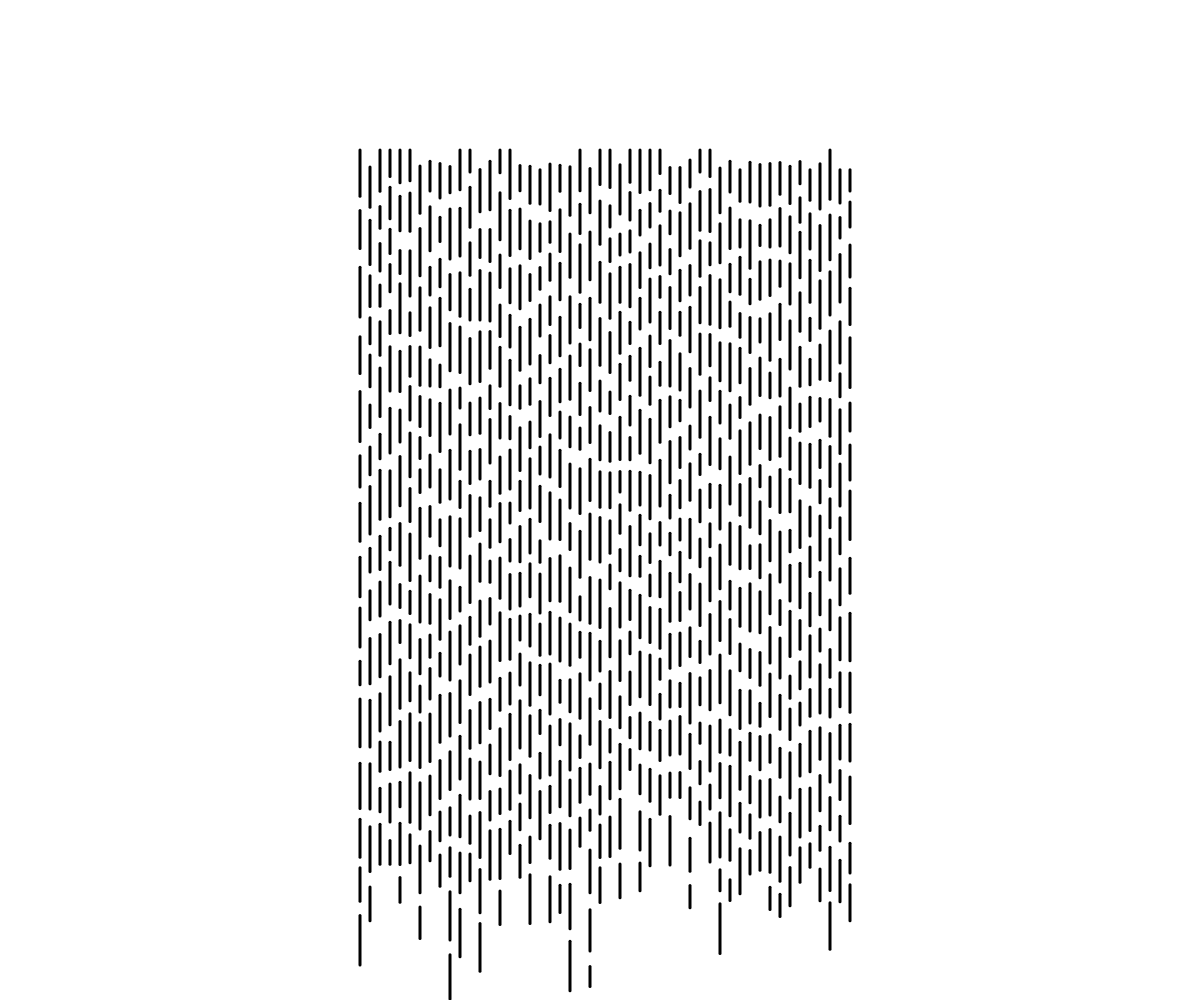
Frame 1 (no input)
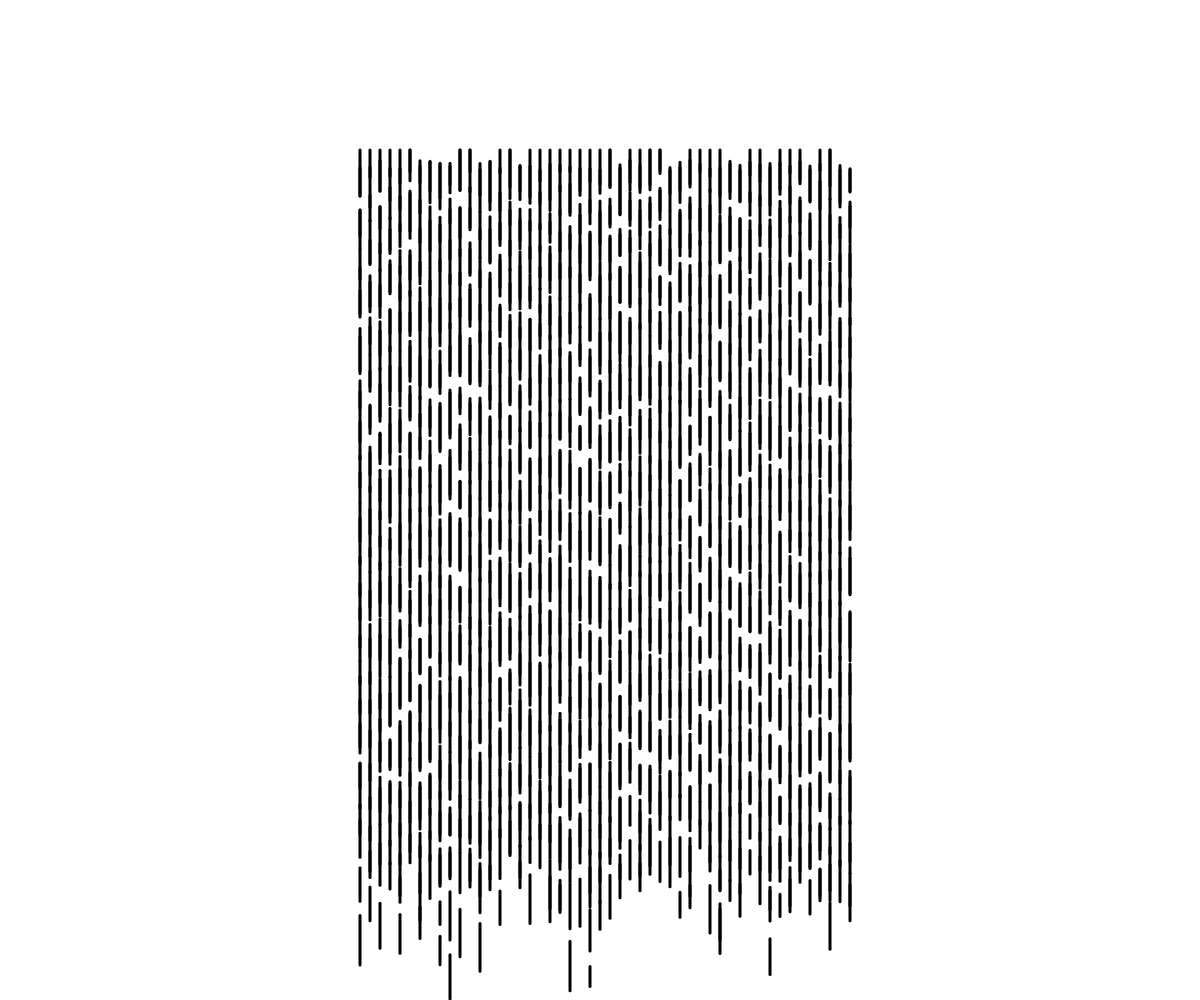
Frame 2 (the mouse pressed at the canvas centre, redrawn once)

The p5.js sketch that drew these frames (run headless with seeded random() and noise() and a simulated clock; the mouse was pressed at the canvas centre and the sketch redrawn once):

// p5.js sketch
// ── sketch.js
"use strict";
// SKETCH: constant-lines
function drawShape(ps) {
    beginShape();
    ps.forEach(function (p) { return vertex(p.x, p.y); });
    endShape(CLOSE);
}
function drawRect(r) {
    rect(r.x, r.y, r.w, r.h);
}
// generate n random intervals that have the given length
function randomSegments(n, min, max, gapmin, gapmax) {
    var segments = [];
    var x = 0;
    var addInterval = function () {
        var len = (Math.random() * (max - min)) + min;
        segments.push({ start: x, end: x + len });
        x += len;
    };
    var addGap = function () {
        x += (Math.random() * (gapmax - gapmin)) + gapmin;
    };
    if (Math.random() > 0.5) {
        addGap();
    }
    for (var i = 0; i < n; i++) {
        addInterval();
        addGap();
    }
    return segments;
}
function setup() {
    createCanvas(windowWidth, windowHeight);
    strokeWeight(3);
    noLoop();
}
var ITERATIONS = 10;
var X_PADDING = 250;
var Y_PADDING = 250;
function draw() {
    var makeSegments = function () { return randomSegments(15, 20, 50, 10, 20); };
    translate(windowWidth / 2, windowHeight / 2);
    rotate(PI / 2);
    translate(-windowWidth / 2, -windowHeight / 2);
    var _loop_1 = function (offset) {
        var x = X_PADDING;
        var y = Y_PADDING + offset;
        makeSegments().forEach(function (segment) {
            var p1 = { x: x + segment.start, y: y };
            var p2 = { x: x + segment.end, y: y };
            line(p1.x, p1.y, p2.x, p2.y);
        });
    };
    for (var offset = 0; offset < windowHeight - (2 * Y_PADDING); offset += 10) {
        _loop_1(offset);
    }
}
